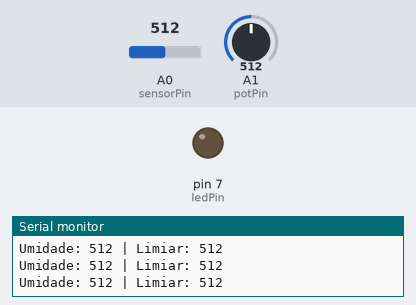
The sketch below on a simulated Arduino Uno, built with avr-gcc and run on an emulated ATmega328P. Parts: output pins drawn as LEDs (lit = HIGH), the last lines printed to the serial monitor. The inputs (shaded band) are chosen by the test bench; at power-on: A1 (potPin) = 512, A0 (sensorPin) = 512. Pins used as bus, display or sensor lines are not drawn.

Above: at 1.3 s.
1.4 s: A1 (potPin) set to 521
At 2.4 s:
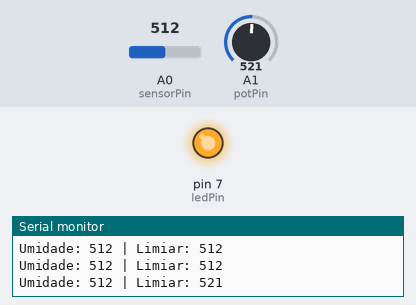
3.0 s: A1 (potPin) set to 511
At 5.1 s:
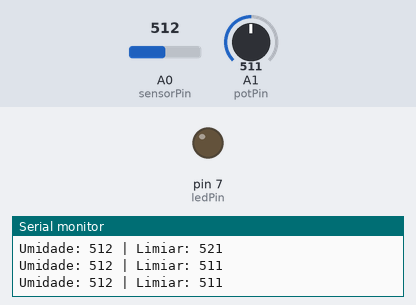
5.6 s: A1 (potPin) set to 716
At 6.3 s:
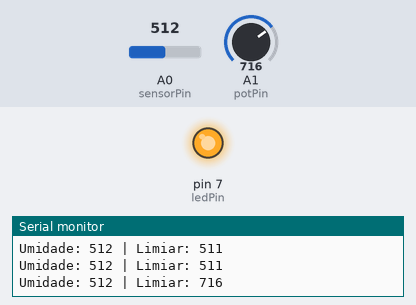
Timing chart, 0 to 8.6 s (numbered marks = the images above; inputs shaded):
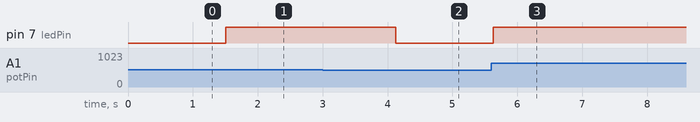

The sketch:

grupo_s21_g1.ino
```cpp
const int sensorPin = A0;   // sensor de umidade
const int potPin    = A1;   // potenciômetro
const int trigPin   = 8;    // trigger do CI 555
const int ledPin    = 7;    // LED indicador

void setup() {
  pinMode(trigPin, OUTPUT);
  pinMode(ledPin, OUTPUT);
  digitalWrite(trigPin, HIGH); // padrão alto para o 555
  digitalWrite(ledPin, LOW);
  Serial.begin(9600);
}

void loop() {
  int umidade = analogRead(sensorPin); // leitura do sensor
  int limiar  = analogRead(potPin);    // leitura do potenciômetro

  Serial.print("Umidade: ");
  Serial.print(umidade);
  Serial.print(" | Limiar: ");
  Serial.println(limiar);

  // solo seco → aciona
  if (umidade < limiar) {
    digitalWrite(ledPin, HIGH);
    digitalWrite(trigPin, LOW);   // trigger do 555
    delay(120);
    digitalWrite(trigPin, HIGH);
    delay(2000);                  // tempo entre acionamentos
  } else {
    digitalWrite(ledPin, LOW);
  }

  delay(500);
}
```

Measured:
- the behaviour switches between 512 and 513 on A1 (potPin) (found by bisection; images 0 and 1)
- after the input at 1.4 s, pin 7 (ledPin): LOW → HIGH after 0.10 s
- after the input at 3.0 s, pin 7 (ledPin): HIGH → LOW after 1.1 s
- after the input at 5.6 s, pin 7 (ledPin): LOW → HIGH at once
